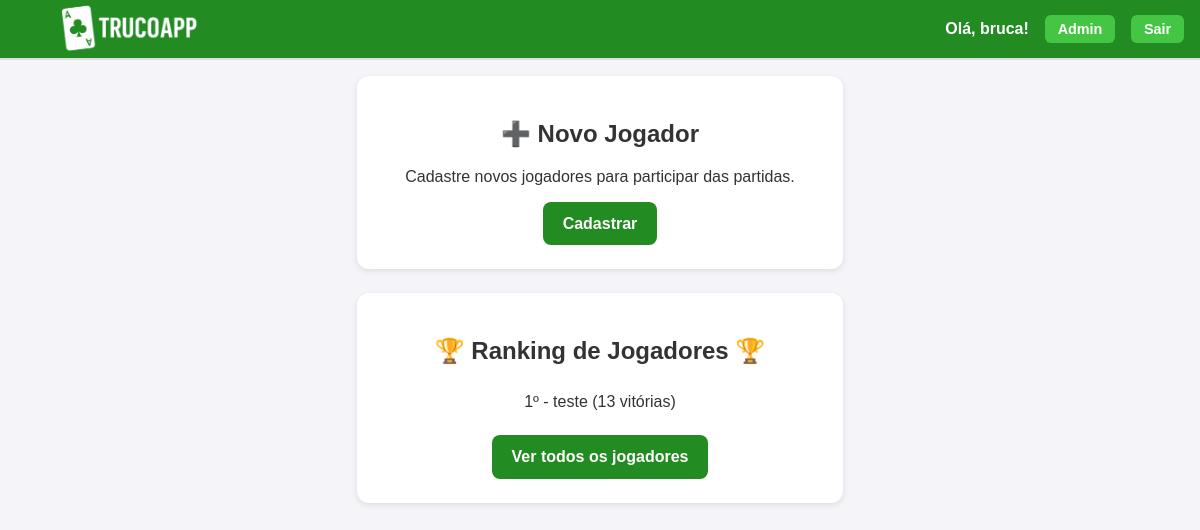
The app's page / (signed in), older data.
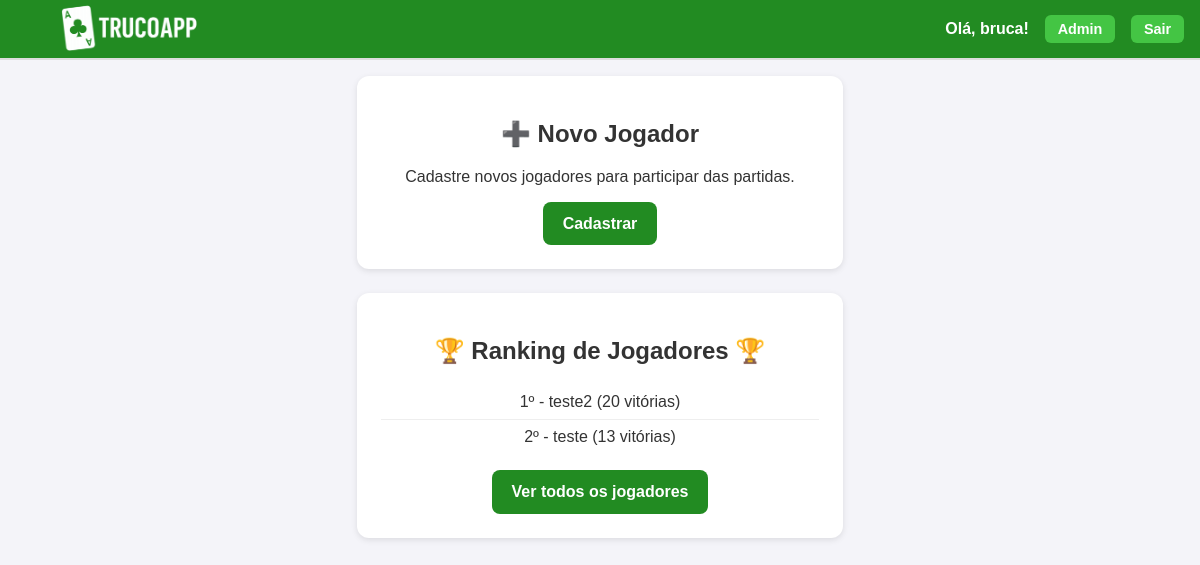
The same page, newer data.
### core/models.py (models this page shows, shortened)
class Jogador(models.Model):
    id = models.AutoField(primary_key=True)
    nome = models.CharField(max_length=100, help_text='Entre o nome')
    curso = models.CharField(max_length=100, help_text='Entre o curso')
    periodo = models.IntegerField(help_text='Informe o período do curso')
    email = models.EmailField(help_text='Informe o email', max_length=254)
    vitorias = models.IntegerField(help_text='Número de vitórias')
    derrotas = models.IntegerField(help_text='Número de derrotas')
    imagem = models.ImageField(upload_to='jogadores/', null=True, blank=True)
    dtNasc = models.DateField(help_text='Nascimento no formato DD/MM/AAAA', verbose_name='Data de nascimento')

### core/views.py (the view)
# urls.py: path("", views.HomeView.as_view(), name="home"),   # agora "/" abre a Home
class HomeView(LoginRequiredMixin, TemplateView):
    template_name = "core/home.html"
    def get_context_data(self, **kwargs):
        context = super().get_context_data(**kwargs)
        context["ranking"] = Jogador.objects.order_by("-vitorias")[:5]
        return context

### templates/core/home.html (shortened to what this page needs)
{% load static %}
<!DOCTYPE html>
<html lang="pt-BR">
<head>
  <link rel='stylesheet' href="{% static 'css/home.css' %}" type="text/css">
</head>
<body>
<header>
  <a href="{% url 'home' %}" class="logo-home">
    <img src="{% static 'img/logo.png' %}" alt="TrucoApp Logo">
  </a>
  <nav class="user-nav">
    {% if request.user.is_authenticated %}
      <span class="username">Olá, {{ request.user.username }}!</span>
      <a href="{% url 'admin:index' %}" class="nav-btn">Admin</a>
      <form method="post" action="{% url 'logout' %}">
        <button type="submit" class="nav-btn">Sair</button>
      </form>
    {% else %}
      <a href="{% url 'login' %}" class="nav-btn">Entrar</a>
      <a href="{% url 'signup' %}" class="nav-btn">Cadastrar</a>
    {% endif %}
  </nav>
</header>
<main>
    <div class="card" style="text-align:center;">
      <h2>➕ Novo Jogador</h2>
      <p>Cadastre novos jogadores para participar das partidas.</p>
      <a href="{% url 'jogador_create' %}" class="btn">Cadastrar</a>
    </div>
    <div class="card">
      <h2>🏆 Ranking de Jogadores 🏆</h2>
      <ul>
        {% for jogador in ranking %}
          <li>{{ forloop.counter }}º - {{ jogador.nome }} ({{ jogador.vitorias }} vitórias)</li>
        {% empty %}
          <li>Nenhum jogador cadastrado ainda.</li>
        {% endfor %}
      </ul>
      <a href="{% url 'jogador_list' %}" class="btn">Ver todos os jogadores</a>
    </div>
</main>
</body>
</html>

Row changes from the older to the newer data that the page shows:
added Jogador: nome "teste2", vitorias "20"
